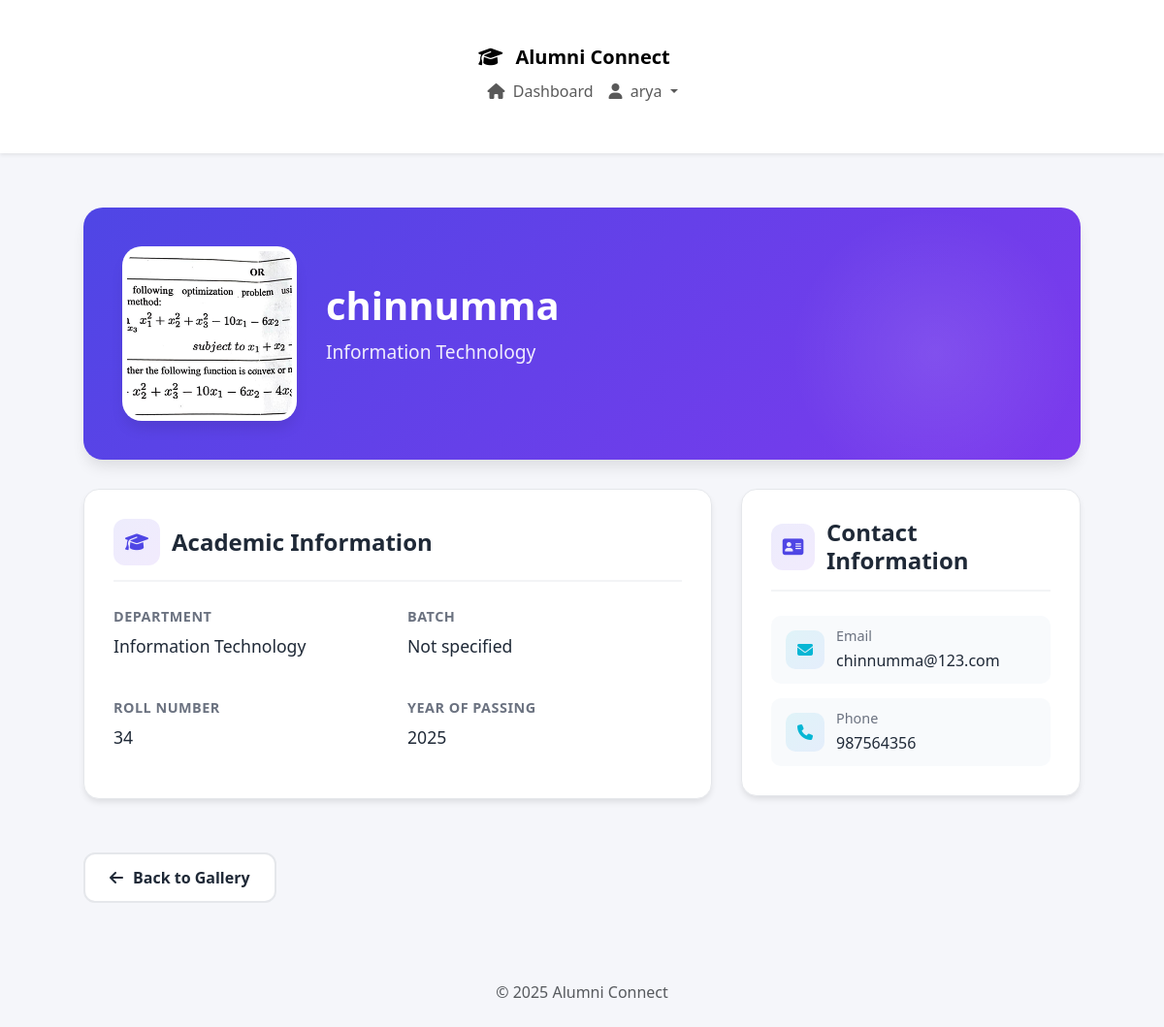
/profile/13/ (signed in), run on the app's committed database.
### pages/models.py (models this page shows, shortened)
class StudentProfile(models.Model):
    user = models.OneToOneField(User, on_delete=models.CASCADE)
    roll_number = models.CharField(max_length=50, blank=True, null=True)
    department = models.CharField(max_length=100, blank=True, null=True)
    batch = models.CharField(max_length=20, blank=True, null=True)
    year_of_passing = models.IntegerField(blank=True, null=True)
    phone = models.CharField(max_length=20, blank=True, null=True)
    current_company = models.CharField(max_length=100, blank=True, null=True)
    role = models.CharField(max_length=100, blank=True, null=True)
    experience_years = models.IntegerField(blank=True, null=True)
    profile_photo = models.ImageField(upload_to='profile_photos/', blank=True, null=True)
    location = models.CharField(max_length=200, blank=True, null=True)

### pages/views.py (the view)
# urls.py: path('profile/<int:user_id>/', views.public_profile_view, name='public_profile'),
@login_required
def public_profile_view(request, user_id):
    profile_user = get_object_or_404(User, id=user_id)
    student_profile = get_object_or_404(StudentProfile, user=profile_user)
    return render(request, 'pages/public_profile.html', {
        'profile_user': profile_user,
        'student_profile': student_profile,
    })

### templates/pages/public_profile.html (shortened to what this page needs)
{% extends "base.html" %}
{% load static %}
{% block content %}
<div class="profile-container">
  <div class="profile-header fade-in">
    <div class="profile-main">
      {% if student_profile.profile_photo %}
        <img src="{{ student_profile.profile_photo.url }}" alt="{{ profile_user.get_full_name }}" class="profile-avatar">
      {% else %}
        <div class="avatar-placeholder">
          <i class="fas fa-user-graduate"></i>
        </div>
      {% endif %}
      <div class="profile-info">
        <h1 class="profile-name">{{ profile_user.get_full_name }}</h1>
        <div class="profile-title">
          {% if student_profile.department %}
            {{ student_profile.department }}
          {% else %}
            Student
          {% endif %}
        </div>
      </div>
    </div>
  </div>
  <div class="profile-content">
    <div>
      <div class="profile-section fade-in-delay">
        <div class="section-header">
          <div class="section-icon">
            <i class="fas fa-graduation-cap"></i>
          </div>
          <h2 class="section-title">Academic Information</h2>
        </div>
        <div class="info-grid">
          <div class="info-item">
            <div class="info-label">Department</div>
            <div class="info-value">
              {% if student_profile.department %}
                {{ student_profile.department }}
              {% else %}
                Not specified
              {% endif %}
            </div>
          </div>
          <div class="info-item">
            <div class="info-label">Batch</div>
            <div class="info-value">
              {% if student_profile.batch %}
                {{ student_profile.batch }}
              {% else %}
                Not specified
              {% endif %}
            </div>
          </div>
          <div class="info-item">
            <div class="info-label">Roll Number</div>
            <div class="info-value">
              {% if student_profile.roll_number %}
                {{ student_profile.roll_number }}
              {% else %}
                Not specified
              {% endif %}
            </div>
          </div>
          <div class="info-item">
            <div class="info-label">Year of Passing</div>
            <div class="info-value">
              {% if student_profile.year_of_passing %}
                {{ student_profile.year_of_passing }}
              {% else %}
                Not specified
              {% endif %}
            </div>
          </div>
        </div>
      </div>
    </div>
    <div>
      <div class="profile-section fade-in-delay" style="animation-delay: 0.5s">
        <div class="section-header">
          <div class="section-icon">
            <i class="fas fa-address-card"></i>
          </div>
          <h2 class="section-title">Contact Information</h2>
        </div>
        <div class="contact-info">
          {% if profile_user.email %}
          <div class="contact-item">
            <div class="contact-icon">
              <i class="fas fa-envelope"></i>
            </div>
            <div class="contact-details">
              <h4>Email</h4>
              <p>{{ profile_user.email }}</p>
            </div>
          </div>
          {% endif %}
          {% if student_profile.phone %}
          <div class="contact-item">
            <div class="contact-icon">
              <i class="fas fa-phone"></i>
            </div>
            <div class="contact-details">
              <h4>Phone</h4>
              <p>{{ student_profile.phone }}</p>
            </div>
          </div>
          {% endif %}
        </div>
      </div>
    </div>
  </div>
  <a href="{% url 'pages:memory_gallery' %}" class="back-button">
    <i class="fas fa-arrow-left"></i>
    Back to Gallery
  </a>
</div>
{% endblock %}

### templates/base.html (shortened to what this page needs)
<!DOCTYPE html>
<html lang="en">
<head>
  {% load static %}
  {% load humanize %}
  <link href="https://cdn.jsdelivr.net/npm/bootstrap@5.3.0/dist/css/bootstrap.min.css" rel="stylesheet">
  <link rel="stylesheet" href="https://cdnjs.cloudflare.com/ajax/libs/font-awesome/6.4.0/css/all.min.css">
</head>
<body>
  <nav class="navbar navbar-expand-lg bg-white shadow-sm">
    <div class="container-main">
      <a class="navbar-brand" href="{% url 'pages:student_home' %}">
        <i class="fas fa-graduation-cap me-2"></i> Alumni Connect
      </a>
      <div class="collapse navbar-collapse ms-auto" id="navMenu">
        <ul class="navbar-nav ms-auto">
          {% if user.is_authenticated %}
<li class="nav-item">
  <a class="nav-link" href="{% url 'pages:student_home' %}">
    <i class="fa-solid fa-house me-1"></i> Dashboard
  </a>
</li>
<li class="nav-item dropdown">
  <a class="nav-link dropdown-toggle" href="#" role="button" data-bs-toggle="dropdown">
    <i class="fa-solid fa-user me-1"></i>
    {{ user.get_short_name|default:user.username }}
  </a>
</li>
          {% else %}
            <li class="nav-item">
              <a class="btn btn-primary btn-sm" href="{% url 'login' %}">Login</a>
            </li>
          {% endif %}
        </ul>
      </div>
    </div>
  </nav>
  <main class="container-main">
    {% block content %}{% endblock %}
  </main>
  <footer class="text-center text-muted py-4">
    &copy; {% now "Y" %} Alumni Connect
  </footer>
</body>
</html>

### templates/base.html (style rules this page uses)
body { font-family: "Segoe UI", Tahoma, Verdana, sans-serif; background:#f5f6fa; color:#333; }
.container-main { max-width:1100px; margin:36px auto; padding:0 16px; }
.navbar-brand { font-weight:600; }

### templates/pages/public_profile.html (style rules this page uses)
:root { --primary-color: #4f46e5; --secondary-color: #7c3aed; --accent-color: #06b6d4; --text-primary: #1f2937; --text-secondary: #6b7280; --bg-light: #f9fafb; --bg-card: #ffffff; --shadow-sm: 0 1px 3px rgba(0, 0, 0, 0.12); --shadow-md: 0 4px 6px -1px rgba(0, 0, 0, 0.1); --shadow-lg: 0 10px 15px -3px rgba(0, 0, 0, 0.1); --gradient-primary: linear-gradient(135deg, #4f46e5 0%, #7c3aed 100%); --gradient-accent: linear-gradient(135deg, #06b6d4 0%, #3b82f6 100%); }
.profile-container { max-width: 1200px; margin: 0 auto; padding: 20px; }
.profile-header { background: var(--gradient-primary); border-radius: 20px; padding: 40px; margin-bottom: 30px; color: white; position: relative; overflow: hidden; box-shadow: var(--shadow-lg); }
.profile-header::before { content: ''; position: absolute; top: 0; right: 0; width: 300px; height: 300px; background: radial-gradient(circle, rgba(255,255,255,0.1) 0%, rgba(255,255,255,0) 70%); border-radius: 50%; }
.profile-main { display: flex; align-items: center; gap: 30px; position: relative; z-index: 2; }
.profile-avatar { width: 180px; height: 180px; border-radius: 20px; object-fit: cover; border: 5px solid rgba(255, 255, 255, 0.3); box-shadow: var(--shadow-lg); background: var(--bg-card); }
.profile-info { flex: 1; }
.profile-name { font-size: 2.5rem; font-weight: 700; margin-bottom: 10px; color: white; }
.profile-title { font-size: 1.2rem; opacity: 0.9; margin-bottom: 20px; font-weight: 400; }
.profile-content { display: grid; grid-template-columns: 1fr 350px; gap: 30px; }
.profile-section { background: var(--bg-card); border-radius: 16px; padding: 30px; margin-bottom: 25px; box-shadow: var(--shadow-md); border: 1px solid #e5e7eb; }
.section-header { display: flex; align-items: center; gap: 12px; margin-bottom: 25px; padding-bottom: 15px; border-bottom: 2px solid #f3f4f6; }
.section-icon { width: 48px; height: 48px; border-radius: 12px; background: linear-gradient(135deg, rgba(79, 70, 229, 0.1) 0%, rgba(124, 58, 237, 0.1) 100%); display: flex; align-items: center; justify-content: center; color: var(--primary-color); font-size: 1.2rem; }
.section-title { font-size: 1.5rem; font-weight: 600; color: var(--text-primary); margin: 0; }
.info-grid { display: grid; grid-template-columns: repeat(auto-fit, minmax(250px, 1fr)); gap: 20px; }
.info-item { margin-bottom: 20px; }
.info-label { font-size: 0.9rem; color: var(--text-secondary); text-transform: uppercase; letter-spacing: 0.5px; margin-bottom: 6px; font-weight: 600; }
.info-value { font-size: 1.1rem; color: var(--text-primary); font-weight: 500; }
.contact-info { display: flex; flex-direction: column; gap: 15px; }
.contact-item { display: flex; align-items: center; gap: 12px; padding: 12px 15px; background: #f8fafc; border-radius: 10px; transition: transform 0.3s ease; }
.contact-icon { width: 40px; height: 40px; border-radius: 10px; background: linear-gradient(135deg, rgba(6, 182, 212, 0.1) 0%, rgba(59, 130, 246, 0.1) 100%); display: flex; align-items: center; justify-content: center; color: var(--accent-color); }
.contact-details h4 { margin: 0; font-size: 0.9rem; color: var(--text-secondary); font-weight: 500; }
.contact-details p { margin: 5px 0 0; color: var(--text-primary); font-weight: 500; }
.back-button { display: inline-flex; align-items: center; gap: 10px; background: var(--bg-card); color: var(--text-primary); border: 2px solid #e5e7eb; padding: 12px 25px; border-radius: 12px; text-decoration: none; font-weight: 600; transition: all 0.3s ease; margin-top: 30px; }
.fade-in { animation: fadeInUp 0.6s ease forwards; }
.fade-in-delay { animation: fadeInUp 0.6s ease 0.2s forwards; opacity: 0; }

### data on the page
StudentProfile: profile_photo (picture), department "Information Technology", roll_number "34", year_of_passing "2025", phone "987564356"

### other printed values
{{ user.get_short_name|default:user.username }} "arya"
{{ profile_user.get_full_name }} "chinnumma"
{{ profile_user.email }} "chinnumma@123.com"
